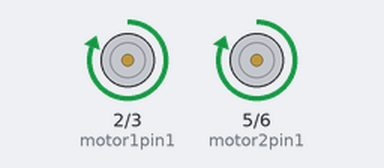
Bench run of a sketch on a simulated Arduino Uno, built with avr-gcc and run on an emulated ATmega328P. On the bench: motor-driver pin pairs drawn as motors (green arrow = first pin HIGH = forward, orange = second pin HIGH = backward, longer = more drive).

Above: at 0.5 s.
At 6.5 s:
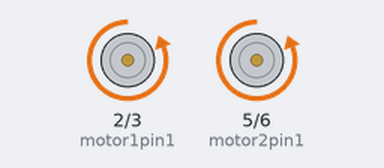
At 9.5 s:
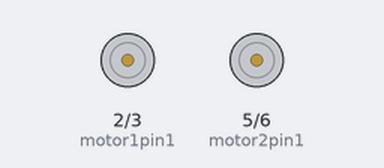
Timing chart, 0 to 15.6 s (numbered marks = the images above):
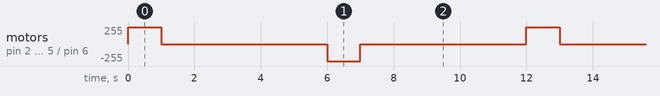

Measured:
- by itself, motor on pin 2 (motor1pin1) / pin 3 (motor1pin2), motor on pin 5 (motor2pin1) / pin 6 (motor2pin2): repeats every 12.0 s: stopped 5.0 s, backward 255/255 1.0 s, stopped 5.0 s, forward 255/255 1.0 s

The sketch:

Motor_control.ino
```cpp
int motor1pin1 = 2;
int motor1pin2 = 3;

int motor2pin1 = 5;
int motor2pin2 = 6;

void setup() {

  pinMode(motor1pin1, OUTPUT);
  pinMode(motor1pin2, OUTPUT);
  pinMode(motor2pin1, OUTPUT);
  pinMode(motor2pin2, OUTPUT);
}

void loop() {

  digitalWrite(motor1pin1, HIGH);
  digitalWrite(motor1pin2, LOW);

  digitalWrite(motor2pin1, HIGH);
  digitalWrite(motor2pin2, LOW);
  delay(1000);
  digitalWrite(motor1pin1, LOW);
  digitalWrite(motor1pin2, LOW);
  digitalWrite(motor2pin1, LOW);
  digitalWrite(motor2pin2, LOW);
  delay(5000);
  digitalWrite(motor1pin1, LOW);
  digitalWrite(motor1pin2, HIGH);

  digitalWrite(motor2pin1, LOW);
  digitalWrite(motor2pin2, HIGH);
  delay(1000);
  digitalWrite(motor1pin1, LOW);
  digitalWrite(motor1pin2, LOW);
  digitalWrite(motor2pin1, LOW);
  digitalWrite(motor2pin2, LOW);
  delay(5000);
}
```
